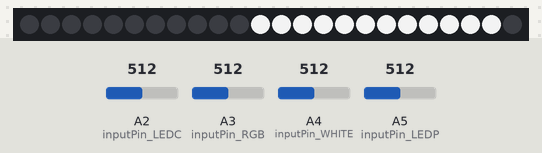
Bench run of a sketch on a simulated Arduino Uno, built with avr-gcc and run on an emulated ATmega328P. Parts: 24 RGB LEDs in strip order, left to right. Inputs (shaded band) come from the test bench; at power-on: A2 (inputPin_LEDC) = 512, A3 (inputPin_RGB) = 512, A5 (inputPin_LEDP) = 512, A4 (inputPin_WHITE) = 512. The strip is taken to match the declared colour order.

Above: at 1.2 s.
1.3 s: A2 (inputPin_LEDC) set to 45
At 2.5 s:
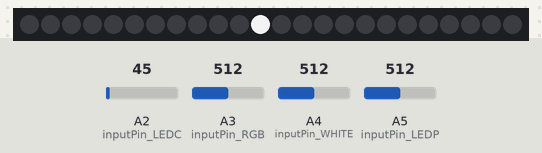
2.8 s: A2 (inputPin_LEDC) set to 39
4.3 s: A2 (inputPin_LEDC) set to 306
At 5.1 s:
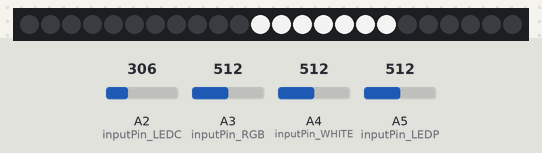
5.8 s: A3 (inputPin_RGB) set to 716
7.5 s: A5 (inputPin_LEDP) set to 716
At 8.7 s:
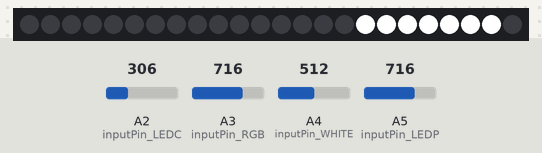
9.0 s: A4 (inputPin_WHITE) set to 306
Timing chart, 0 to 11.7 s (numbered marks = the images above; inputs shaded):
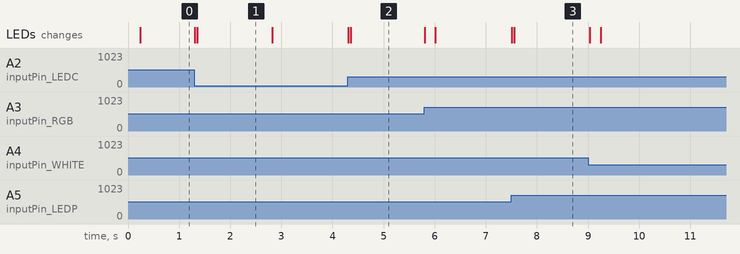

The sketch:

AMLRL.ino
```cpp
// Advanced microscope led ring light
//
// Set IN and OUT pins for your hardware:
//
#define LED_PIN 3
#define LED_COUNT 24
#define ANALOG_INPUT_RGB A3
#define ANALOG_INPUT_WHITE A4
#define ANALOG_INPUT_LED_POS A5
#define ANALOG_INPUT_LED_SHOW A2

// ## No changes under this line ##


#include <Adafruit_NeoPixel.h>
// Parameter 1 = number of pixels in strip
// Parameter 2 = Arduino pin number (most are valid)
// Parameter 3 = pixel type flags, add together as needed:
//   NEO_KHZ800  800 KHz bitstream (most NeoPixel products w/WS2812 LEDs)
//   NEO_KHZ400  400 KHz (classic 'v1' (not v2) FLORA pixels, WS2811 drivers)
//   NEO_GRB     Pixels are wired for GRB bitstream (most NeoPixel products)
//   NEO_RGB     Pixels are wired for RGB bitstream (v1 FLORA pixels, not v2)
//   NEO_RGBW    Pixels are wired for RGBW bitstream (NeoPixel RGBW products)
Adafruit_NeoPixel strip = Adafruit_NeoPixel(LED_COUNT, LED_PIN, NEO_RGBW + NEO_KHZ800);

int white = 255;
int crgb = 255;

int show_led = LED_COUNT;
int pos_led = 0;

uint8_t cache_crgb;
uint8_t cache_white;
uint8_t cache_lpos;
uint8_t cache_lcount;


// Define the number of samples to keep track of.  The higher the number,
// the more the readings will be smoothed, but the slower the output will
// respond to the input.  Using a constant rather than a normal variable lets
// use this value to determine the size of the readings array.
const int numReadings4brightness = 20;
const int numReadings4position = 5;

// the buffer for the analog input
int readings_RGB[numReadings4brightness];
int readings_WHITE[numReadings4brightness];
int readings_LEDC[numReadings4position];
int readings_LEDP[numReadings4position];


int index4brightness = 0;                  // the index of the current reading
int index4position = 0;                  // the index of the current reading

int total_RGB = 0;                  // the running total
int total_WHITE = 0;                  // the running total
int total_LEDC = 0;
int total_LEDP = 0;

int average_RGB = 0;                // the average
int average_WHITE = 0;                // the average
int average_LEDC = 0;
int average_LEDP = 0;

int inputPin_RGB = ANALOG_INPUT_RGB;
int inputPin_WHITE = ANALOG_INPUT_WHITE;
int inputPin_LEDC = ANALOG_INPUT_LED_SHOW;
int inputPin_LEDP = ANALOG_INPUT_LED_POS;


void setup()
{
  uint16_t i;
  // initialize serial communication with computer:
  Serial.begin(9600);
  // initialize all the readings to 0:
  for (int thisReading = 0; thisReading < numReadings4brightness; thisReading++) {
    readings_RGB[thisReading] = 0;
    readings_WHITE[thisReading] = 0;
    readings_LEDC[thisReading] = 0;
    readings_LEDP[thisReading] = 0;
  }

  for (int thisReading = 0; thisReading < numReadings4position; thisReading++) {
    readings_RGB[thisReading] = 0;
    readings_WHITE[thisReading] = 0;
    readings_LEDC[thisReading] = 0;
    readings_LEDP[thisReading] = 0;
  }

  strip.begin();
  strip.setBrightness(255);
  strip.show();
}


// start with geting values from analog input, calculate it trough a average buffer
void calculateAvarage() {

  // subtract the last reading:
  total_RGB = total_RGB - readings_RGB[index4brightness];
  total_WHITE = total_WHITE - readings_WHITE[index4brightness];
  total_LEDP = total_LEDP - readings_LEDP[index4position];
  total_LEDC = total_LEDC - readings_LEDC[index4position];

  // read from the sensor:
  readings_RGB[index4brightness] = analogRead(inputPin_RGB);
  readings_WHITE[index4brightness] = analogRead(inputPin_WHITE);
  readings_LEDP[index4position] = analogRead(inputPin_LEDP);
  readings_LEDC[index4position] = analogRead(inputPin_LEDC);

  // add the reading to the total:
  total_RGB = total_RGB + readings_RGB[index4brightness];
  total_WHITE = total_WHITE + readings_WHITE[index4brightness];
  total_LEDP = total_LEDP + readings_LEDP[index4position];
  total_LEDC = total_LEDC + readings_LEDC[index4position];

  // advance to the next position in the array:
  index4brightness = index4brightness + 1;
  index4position = index4position + 1;

  // if we're at the end of the array....wrap around to the beginning:
  if (index4brightness >= numReadings4brightness) {
    index4brightness = 0;
  }

  if (index4position >= numReadings4position) {
    index4position = 0;
  }

  // calculate the average:
  average_RGB = total_RGB / numReadings4brightness;
  average_WHITE = total_WHITE / numReadings4brightness;
  average_LEDP = total_LEDP / numReadings4position;
  average_LEDC = total_LEDC / numReadings4position;
}


void setPixel(uint8_t crgb, uint8_t w, uint8_t lpos, uint8_t lcount) {
  uint16_t i;

  // deactivate all LEDs
  for ( i=0; i <= LED_COUNT-1; i++) {
     strip.setPixelColor(i, 0, 0, 0, 0);
  }

  if ( lcount == 0 ) {
     strip.show();
     return;
  }

  // set reading postion and length (count)
  for ( i=0; i<=lcount-1; i++) {
    if( lpos+i <= LED_COUNT-1 ) {
      // ledOnOrOff[lpos+i] = true;
      strip.setPixelColor(lpos+i, crgb, crgb, crgb, w);
    } else {
      //ledOnOrOff[lpos+i-LED_COUNT] = true;
      strip.setPixelColor(lpos+i-LED_COUNT, crgb, crgb, crgb, w);
    }
  }

  strip.show();

}


void showDebugOutput() {
  Serial.print("CRGB: ");
  Serial.print(average_RGB);
  Serial.print(" WHITE: ");
  Serial.print(average_WHITE);
  Serial.print(" LED POS: ");
  Serial.print(average_LEDP);
  Serial.print(" LED COUNT: ");
  Serial.print(average_LEDC);
  Serial.print(" LED POS: ");
  Serial.print(pos_led);
  Serial.print(" LED SHOW: ");
  Serial.print(show_led);
  Serial.println();
}


bool hasValuesChanged(uint8_t crgb, uint8_t white, uint8_t lpos, uint8_t lcount) {
  bool hasChanged = false;

  if( crgb != cache_crgb) hasChanged = true;
  if( white != cache_white) hasChanged = true;
  if( lpos != cache_lpos) hasChanged = true;
  if( lcount != cache_lcount) hasChanged = true;

  if(hasChanged){
    cache_crgb = crgb;
    cache_white = white;
    cache_lpos = lpos;
    cache_lcount = lcount;
    return true;
  } else {
    return false;
  }

}


void loop() {

  calculateAvarage();

  // map analog readings, beautiful smoothed by hard and software to usefull range (led brightness = 0..255, pos&count = 0..LED_COUNT)
  crgb = map(average_RGB, 0, 1200, 0, 255);
  white = map(average_WHITE, 0, 1200, 0, 255);
  pos_led = map(average_LEDP, 0, 1000, 0, LED_COUNT-1);
  show_led = map(average_LEDC, 0, 1000, 0, LED_COUNT);

  // caching values to avoid flickering
  if ( hasValuesChanged(crgb, white, pos_led, show_led) ) {
    setPixel(crgb, white, pos_led, show_led);
   // showDebugOutput();
  }

  delay(10);        // delay in between reads for stability
}
```

Measured:
- after the input at 1.3 s, the LEDs: first change at once (image 1 shows a later state)
- after the input at 4.3 s, the LEDs: first change at once (image 2 shows a later state)
- after the input at 7.5 s, the LEDs: first change at once (image 3 shows a later state)
